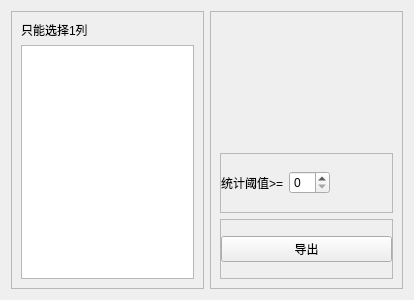
<?xml version="1.0" encoding="UTF-8"?>
<ui version="4.0">
 <class>Form</class>
 <widget class="QWidget" name="Form">
  <property name="geometry">
   <rect>
    <x>0</x>
    <y>0</y>
    <width>414</width>
    <height>300</height>
   </rect>
  </property>
  <property name="windowTitle">
   <string>共现分析</string>
  </property>
  <layout class="QHBoxLayout" name="horizontalLayout">
   <item>
    <widget class="QFrame" name="frame">
     <property name="sizePolicy">
      <sizepolicy hsizetype="Preferred" vsizetype="Preferred">
       <horstretch>1</horstretch>
       <verstretch>0</verstretch>
      </sizepolicy>
     </property>
     <property name="frameShape">
      <enum>QFrame::StyledPanel</enum>
     </property>
     <property name="frameShadow">
      <enum>QFrame::Raised</enum>
     </property>
     <layout class="QVBoxLayout" name="verticalLayout_2">
      <item>
       <widget class="QLabel" name="label">
        <property name="text">
         <string>只能选择1列</string>
        </property>
       </widget>
      </item>
      <item>
       <widget class="QListWidget" name="listWidget">
        <property name="selectionMode">
         <enum>QAbstractItemView::SingleSelection</enum>
        </property>
       </widget>
      </item>
     </layout>
    </widget>
   </item>
   <item>
    <widget class="QFrame" name="frame_2">
     <property name="sizePolicy">
      <sizepolicy hsizetype="Preferred" vsizetype="Preferred">
       <horstretch>1</horstretch>
       <verstretch>0</verstretch>
      </sizepolicy>
     </property>
     <property name="frameShape">
      <enum>QFrame::StyledPanel</enum>
     </property>
     <property name="frameShadow">
      <enum>QFrame::Raised</enum>
     </property>
     <layout class="QVBoxLayout" name="verticalLayout">
      <item>
       <widget class="QLabel" name="label_3">
        <property name="text">
         <string/>
        </property>
       </widget>
      </item>
      <item>
       <widget class="QLabel" name="label_4">
        <property name="text">
         <string/>
        </property>
       </widget>
      </item>
      <item>
       <widget class="QFrame" name="frame_3">
        <property name="frameShape">
         <enum>QFrame::StyledPanel</enum>
        </property>
        <property name="frameShadow">
         <enum>QFrame::Raised</enum>
        </property>
        <layout class="QHBoxLayout" name="horizontalLayout_2">
         <property name="leftMargin">
          <number>0</number>
         </property>
         <property name="topMargin">
          <number>0</number>
         </property>
         <property name="rightMargin">
          <number>0</number>
         </property>
         <property name="bottomMargin">
          <number>0</number>
         </property>
         <item>
          <widget class="QLabel" name="label_2">
           <property name="text">
            <string>统计阈值&gt;=</string>
           </property>
          </widget>
         </item>
         <item>
          <widget class="QSpinBox" name="threshold_spinBox"/>
         </item>
         <item>
          <spacer name="horizontalSpacer">
           <property name="orientation">
            <enum>Qt::Horizontal</enum>
           </property>
           <property name="sizeHint" stdset="0">
            <size>
             <width>56</width>
             <height>20</height>
            </size>
           </property>
          </spacer>
         </item>
        </layout>
       </widget>
      </item>
      <item>
       <widget class="QFrame" name="frame_4">
        <property name="frameShape">
         <enum>QFrame::StyledPanel</enum>
        </property>
        <property name="frameShadow">
         <enum>QFrame::Raised</enum>
        </property>
        <layout class="QHBoxLayout" name="horizontalLayout_3">
         <property name="spacing">
          <number>0</number>
         </property>
         <property name="leftMargin">
          <number>0</number>
         </property>
         <property name="topMargin">
          <number>0</number>
         </property>
         <property name="rightMargin">
          <number>0</number>
         </property>
         <property name="bottomMargin">
          <number>0</number>
         </property>
         <item>
          <widget class="QPushButton" name="btn_export">
           <property name="text">
            <string>导出</string>
           </property>
          </widget>
         </item>
        </layout>
       </widget>
      </item>
     </layout>
    </widget>
   </item>
  </layout>
 </widget>
 <resources/>
 <connections/>
</ui>
